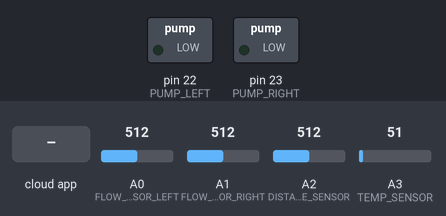
The sketch below on a simulated Arduino Mega 2560, built for the host (arithmetic inside an expression is 32-bit, double 64-bit). Parts: switched loads named in the sketch (green lamp = pin HIGH). Inputs (shaded band) come from the test bench; at power-on: A0 (FLOW_SENSOR_LEFT) = 512, A1 (FLOW_SENSOR_RIGHT) = 512, A2 (DISTANCE_SENSOR) = 512, A3 (TEMP_SENSOR) = 51. WiFi joins after 1.5 s; servers stay silent unless stated; the ROS host is connected and sends only what is stated; what the sketch prints to the serial monitor is not drawn.

Above: at 2.2 s.
2.3 s: the phone or cloud app sets side to Rechts
At 2.7 s:
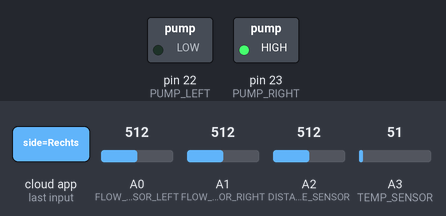
Timing chart, 0 to 5.3 s (numbered marks = the images above; inputs shaded):
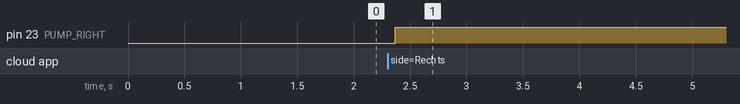

Measured:
- after the input at 2.3 s, pin 23 (PUMP_RIGHT): LOW → HIGH after 0.07 s

The sketch:

controllino_node.ino
```cpp
// (licence header left out)
#include <Ethernet.h>

//Use controllino library for aliases
#include <Controllino.h>

#define ROSSERIAL_ARDUINO_TCP
#include <ros.h>
#include <std_msgs/Empty.h>
#include <std_msgs/String.h>
#include <std_msgs/Float32.h>
#include <string.h>

//Controlino output definitions
/*Pumps*/
#define PUMP_LEFT CONTROLLINO_R0
#define PUMP_RIGHT CONTROLLINO_R1
/*Light*/
#define SIGNAL_GREEN CONTROLLINO_R2
#define SIGNAL_RED_CONTINOUS CONTROLLINO_R3
#define SIGNAL_RED_DIS CONTROLLINO_R4
#define BUZZER CONTROLLINO_R5

//Define Analog Sensor inputs
#define FLOW_SENSOR_LEFT CONTROLLINO_A0
#define FLOW_SENSOR_RIGHT CONTROLLINO_A1
#define DISTANCE_SENSOR CONTROLLINO_A2
#define TEMP_SENSOR CONTROLLINO_A3

void controllino_setup(){
  pinMode(PUMP_LEFT, OUTPUT);
  pinMode(PUMP_RIGHT, OUTPUT);
}

//Server information
byte mac[] = { 0x50, 0xD7, 0x53, 0x00, 0xEE, 0xD4 };
IPAddress ip(192, 168, 0, 10);
IPAddress server(192, 168, 0, 1);
const uint16_t serverPort = 11411;

/*
Create process class with all info needed
*/

//Input

class Input {
public:
  bool start = 0;
  String side = "";
  bool cancel = 0;
};
//ROS Output
class Output {
public:
  std_msgs::String current_state;
  bool pump_left = 0;
  bool pump_right = 0;
  bool green_light = 1;
  bool red_light_continous = 0;
  bool red_light_dis = 0;
  bool buzzer = 0;
  std_msgs::Float32 flow_left;
};
//Controlino Output
//Process class
class Process {
public:
  Input input;
  Output output;
  int current_step = 10;
  float flow_right = 0;
  float flow_left = 0;
  long timer;
  long pump_timeout = 5000; //Zeit in milisekunden
  float water_level = 100; // [cm]
  float water_treshhold = 10; // [cm]
  float water_treshhold_restart = 50;
  float pt_widerstand;
  float temperature;
};

Process process;

bool toggle_variable = 0;
bool step_change = 0;
/*
  ROS variables and funcs
*/
ros::NodeHandle nh;

/*
Subscribers
*/
//Subscribe to cancel
void cancelCb(const std_msgs::Empty& msg) {
  Serial.println("Starting...");
  process.input.cancel = 1;
}
ros::Subscriber<std_msgs::Empty> cancel_message("cancel_process", &cancelCb);

//Subscrube to side
//When message incoming --> Start the process
void sideCb(const std_msgs::String& msg) {
  Serial.print("Starting on the: ");
  Serial.println(msg.data);
  process.input.start = 1;
  process.input.side = msg.data;
}
ros::Subscriber<std_msgs::String> side_message("side", &sideCb);

/*
Publishers
*/
ros::Publisher state("current_state", &process.output.current_state);
ros::Publisher flow_left("flow_left", &process.output.flow_left);
void setup() {
  controllino_setup();
  Serial.begin(9600);
  delay(1000);
  //Connect to ethernet
  Ethernet.begin(mac, ip);
  Serial.println("");
  Serial.println("Ethernet connected");
  Serial.println("IP address: ");
  Serial.println(Ethernet.localIP());

  nh.getHardware()->setConnection(server, serverPort);
  nh.initNode();

  //Subscribers
  nh.subscribe(side_message);
  nh.subscribe(cancel_message);

  //Publishers
  nh.advertise(state);
  nh.advertise(flow_left);
}

void loop() {
  /*
    Inputs
  */
  //ROS Inputs
  nh.spinOnce();

  //Left flow
  process.flow_left = 5.313*((float(analogRead(FLOW_SENSOR_LEFT))*0.03/1.180)-4); // Wasser [4...20 mA]: Q [l/min] = 5,313 x (I - 4 mA)
  process.output.flow_left.data = process.flow_left;

  //Right flow
  process.flow_left = 5.313*((float(analogRead(FLOW_SENSOR_RIGHT))*0.03/1.180)-4); // Wasser [4...20 mA]: Q [l/min] = 5,313 x (I - 4 mA)
  process.output.flow_left.data = process.flow_left;
  //Water level
  process.water_level = 96 - 7 * ((float(analogRead(DISTANCE_SENSOR)) * 0.03/1.192)-4) + 8;

  //Reset all variables
  process.output.green_light = 0;
  process.output.red_light_continous = 0;
  process.output.red_light_dis = 0;
  process.output.buzzer = 0;

  //Temperature
  process.pt_widerstand = 1180*24/(float(analogRead(TEMP_SENSOR))*0.025)-1180;
  process.temperature = (process.pt_widerstand - 100)/(100 * 0.00385);
  Serial.println(process.pt_widerstand);
  /*
    Verarbeitung
  */
  step_change = 0; //Reset step change
  switch (process.current_step) {
    case 10:
    process.output.green_light = 1;
      //Wait for process to start
      if (process.input.start && process.input.side == "Rechts") {
        process.input.start = 0;
        process.current_step = 20;
        step_change = 1;
      } else if (process.input.start && process.input.side == "Links") {
        process.input.start = 0;
        process.current_step = 30;
        step_change = 1;
      }else if(process.water_level < process.water_treshhold){
        process.current_step = 15;
        step_change = 1;
      }
      break;
    case 15:
      /*
        Water level is to low
      */
      process.output.red_light_continous = 1;
      if(process.water_level > process.water_treshhold_restart){
        process.current_step = 10;
        step_change = 1;
      }
      break;
    case 20:
    /*
      Start the right pump
    */
      //Start pump timer
      if(!process.output.pump_right){
        process.timer = millis();
        Serial.println(process.timer);
      }
      //Turn pump and right valve on
      process.output.pump_right = 1;
      Serial.println(process.flow_left);
      if (process.input.cancel || millis() - process.timer > process.pump_timeout) {
        process.input.cancel = 0;
        process.current_step = 40;
        step_change = 1;
      } else if(millis()-process.timer> 1000 && process.flow_right < 1){
        process.current_step = 25;
        step_change = 0;
      }
      break;
    case 25:
      /*
        No flow on right side
      */
      process.output.pump_left = 0;
      process.output.buzzer =1;
      process.output.red_light_continous = 1;

      break;
    case 30:
    /*
      Start the left pump
    */
      //Start pump timer
      if(!process.output.pump_left){
        process.timer = millis();
        Serial.println(process.timer);
      }
      //Turn left pump on
      process.output.pump_left = 1;
      Serial.println(process.flow_left);
      flow_left.publish(&process.output.flow_left);
      if (process.input.cancel || millis() - process.timer > process.pump_timeout) {
        process.input.cancel = 0;
        process.current_step = 40;
        step_change = 1;
      } else if(millis()-process.timer> 1000 && process.flow_left < 1){
        process.current_step = 35;
        step_change = 0;
      }
      break;
    case 35:
    /*
      No flow on left side
    */
      process.output.pump_left = 0;
      process.output.buzzer =1;
      process.output.red_light_dis = 1;

      break;
    case 40:
      //Turn pump and valves off
      process.output.pump_left = 0;
      process.output.pump_right = 0;

      process.current_step = 10;
      step_change = 1;
      break;
    default:
      break;
  }

  /*
  Ausgabe
  */
  if (step_change) {
    itoa(process.current_step, process.output.current_state.data, 10);
    state.publish(&process.output.current_state);
  }

  //Pumps
  digitalWrite(PUMP_LEFT, process.output.pump_left);
  digitalWrite(PUMP_RIGHT, process.output.pump_right);

  //Signals
  digitalWrite(SIGNAL_GREEN, process.output.green_light);
  digitalWrite(SIGNAL_RED_CONTINOUS, process.output.red_light_continous);
  digitalWrite(SIGNAL_RED_DIS, process.output.red_light_dis);
  digitalWrite(BUZZER, process.output.buzzer);
}
```
